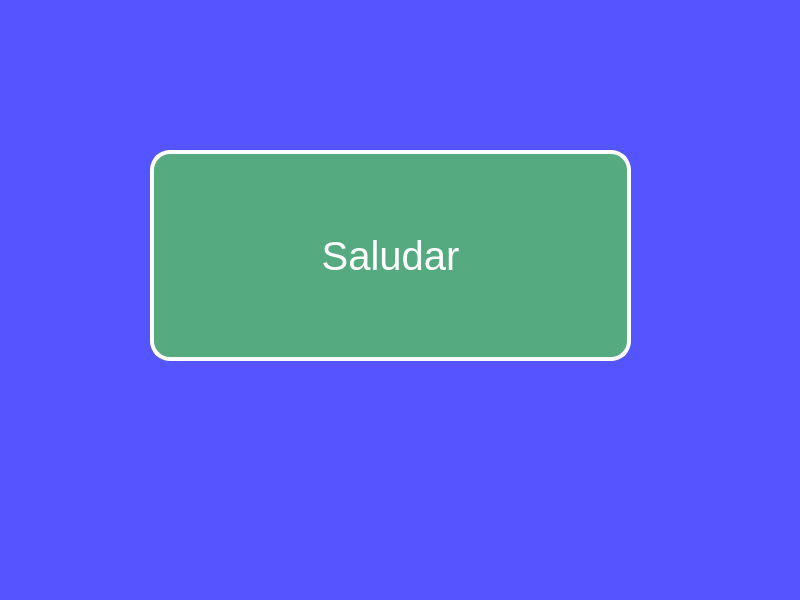
<?xml version="1.0" encoding="UTF-8"?>
<ui version="4.0">
 <class>MainWindow</class>
 <widget class="QMainWindow" name="MainWindow">
  <property name="geometry">
   <rect>
    <x>0</x>
    <y>0</y>
    <width>800</width>
    <height>600</height>
   </rect>
  </property>
  <property name="windowTitle">
   <string>MainWindow</string>
  </property>
  <property name="styleSheet">
   <string notr="true">
background-color: rgb(85, 85, 255);</string>
  </property>
  <widget class="QWidget" name="centralwidget">
   <widget class="QPushButton" name="btn_mensaje">
    <property name="geometry">
     <rect>
      <x>150</x>
      <y>150</y>
      <width>481</width>
      <height>211</height>
     </rect>
    </property>
    <property name="font">
     <font>
      <pointsize>30</pointsize>
     </font>
    </property>
    <property name="styleSheet">
     <string notr="true">background-color: rgb(193, 255, 126);
color: rgb(255, 255, 255);
background-color: rgb(85, 170, 127);
border-radius:20px;
border: 4px solid white;
</string>
    </property>
    <property name="text">
     <string>Saludar</string>
    </property>
   </widget>
  </widget>
  <widget class="QMenuBar" name="menubar">
   <property name="geometry">
    <rect>
     <x>0</x>
     <y>0</y>
     <width>800</width>
     <height>26</height>
    </rect>
   </property>
  </widget>
  <widget class="QStatusBar" name="statusbar"/>
 </widget>
 <resources/>
 <connections/>
</ui>
